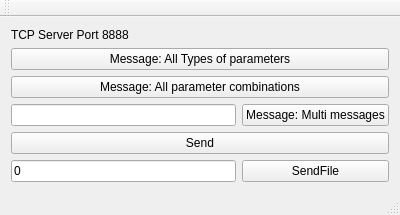
<?xml version="1.0" encoding="UTF-8"?>
<ui version="4.0">
 <class>MainWindow</class>
 <widget class="QMainWindow" name="MainWindow">
  <property name="geometry">
   <rect>
    <x>0</x>
    <y>0</y>
    <width>400</width>
    <height>215</height>
   </rect>
  </property>
  <property name="windowTitle">
   <string>DLT Embedded Test</string>
  </property>
  <widget class="QWidget" name="centralWidget">
   <layout class="QGridLayout" name="gridLayout">
    <item row="0" column="0" colspan="2">
     <widget class="QLabel" name="label">
      <property name="text">
       <string>TCP Server Port 8888</string>
      </property>
     </widget>
    </item>
    <item row="1" column="0" colspan="2">
     <widget class="QPushButton" name="pushButtonMessage">
      <property name="text">
       <string>Message: All Types of parameters</string>
      </property>
     </widget>
    </item>
    <item row="2" column="0" colspan="2">
     <widget class="QPushButton" name="pushButtonMessage2">
      <property name="text">
       <string>Message: All parameter combinations</string>
      </property>
     </widget>
    </item>
    <item row="3" column="0">
     <widget class="QLineEdit" name="lineEditMessages"/>
    </item>
    <item row="3" column="1">
     <widget class="QPushButton" name="pushButtonMessage3">
      <property name="text">
       <string>Message: Multi messages</string>
      </property>
     </widget>
    </item>
    <item row="4" column="0" colspan="2">
     <widget class="QPushButton" name="pushButtonSend">
      <property name="text">
       <string>Send</string>
      </property>
     </widget>
    </item>
    <item row="6" column="1">
     <widget class="QPushButton" name="pushButtonSendFile">
      <property name="text">
       <string>SendFile</string>
      </property>
     </widget>
    </item>
    <item row="6" column="0">
     <widget class="QLineEdit" name="lineEditFileOffset">
      <property name="text">
       <string>0</string>
      </property>
     </widget>
    </item>
   </layout>
  </widget>
  <widget class="QMenuBar" name="menuBar">
   <property name="geometry">
    <rect>
     <x>0</x>
     <y>0</y>
     <width>400</width>
     <height>23</height>
    </rect>
   </property>
  </widget>
  <widget class="QToolBar" name="mainToolBar">
   <attribute name="toolBarArea">
    <enum>TopToolBarArea</enum>
   </attribute>
   <attribute name="toolBarBreak">
    <bool>false</bool>
   </attribute>
  </widget>
  <widget class="QStatusBar" name="statusBar"/>
 </widget>
 <layoutdefault spacing="6" margin="11"/>
 <resources/>
 <connections/>
</ui>
